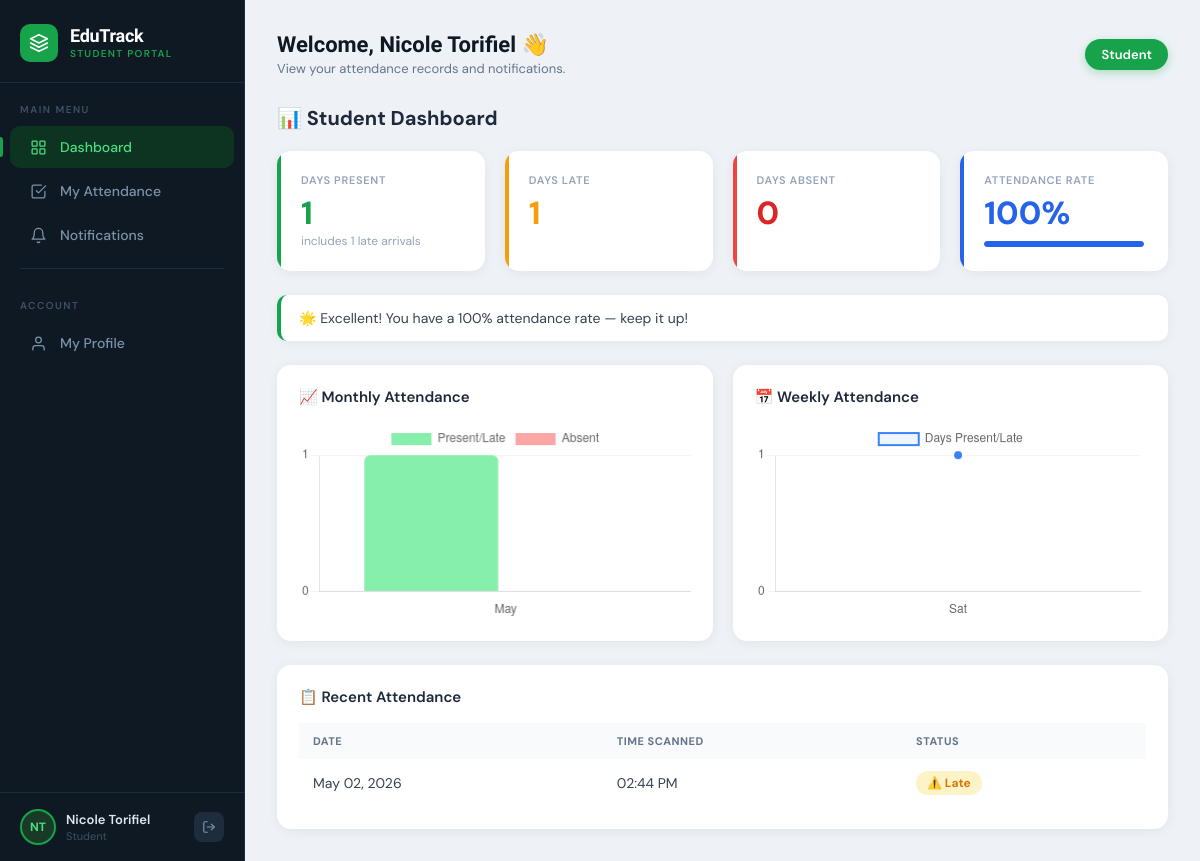
/student_dashboard.php (signed in), run on an earlier commit of the app's database.
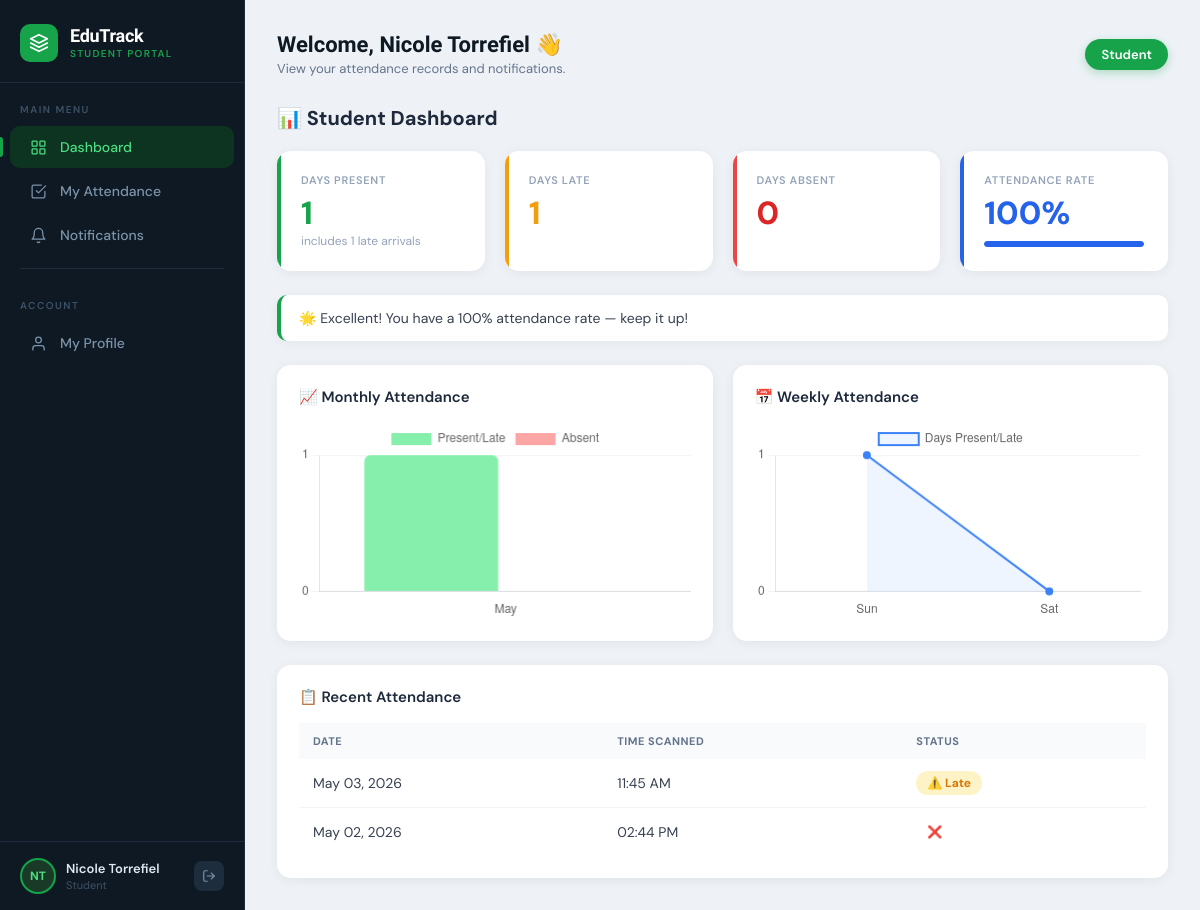
And on a later commit of the database.
### tables this page shows
CREATE TABLE `attendance` (
  `id` int(11) NOT NULL,
  `student_id` int(11) NOT NULL,
  `scan_date` date NOT NULL,
  `scan_time` time NOT NULL,
  `status` enum('on_time','late') DEFAULT 'on_time',
  `date_added` datetime DEFAULT current_timestamp(),
  `created_at` datetime DEFAULT current_timestamp()
);

### student_dashboard.php (the view, shortened to what the changed rows need)
<?php
include 'includes/db.php';
$name       = $_SESSION['name'];
$page       = $_GET['page'] ?? 'dashboard';
$student_id = $_SESSION['user_id'];
$sq = $conn->prepare("SELECT fullname, email, parent_email, qr_code, qr_token FROM users WHERE id = ?");
$sq->bind_param("i", $student_id);
$sq->execute();
$me = $sq->get_result()->fetch_assoc();
$aq = $conn->prepare("SELECT COALESCE(SUM(status='present'),0) AS present, COALESCE(SUM(status='absent'),0) AS absent FROM attendance WHERE student_id = ?");
$aq->bind_param("i", $student_id);
$aq->execute();
$my_att = $aq->get_result()->fetch_assoc();
$has_qr = !empty($me['qr_code']) && !empty($me['qr_token']);
$words    = array_slice(explode(' ', $name), 0, 2);
$initials = strtoupper(implode('', array_map(fn($w) => $w[0], $words)));
$ava_colors = ['#3b82f6','#16a34a','#be185d','#9333ea','#ea580c','#0891b2'];
$avatar_bg  = $ava_colors[$student_id % count($ava_colors)];
?>
<!DOCTYPE html>
<html lang="en">
<head>
</head>
<body>
<div class="sidebar">
    <div class="sidebar-footer">
        <div class="user-card">
            <div class="user-info">
                <div class="user-name"><?= htmlspecialchars($name) ?></div>
                <div class="user-role">Student</div>
            </div>
        </div>
    </div>
</div>
<div class="main">
    <div class="header">
        <div>
            <div class="welcome">
                <?= $page === 'profile' ? 'My Profile 👤' : 'Welcome, ' . htmlspecialchars($name) . ' 👋' ?>
            </div>
            <div class="welcome-sub">
                <?= $page === 'profile'
                    ? 'Your account credentials and QR attendance code.'
                    : 'View your attendance records and notifications.' ?>
            </div>
        </div>
    </div>
    <?php if ($page === 'profile'): ?>
    <div class="profile-wrap">
        <div class="profile-card">
            <div class="profile-card-top">
                <div class="profile-big-avatar" style="background:<?= $avatar_bg ?>;"><?= $initials ?></div>
                <div class="profile-fullname"><?= htmlspecialchars($me['fullname']) ?></div>
                <div style="margin-top:6px;"><span class="profile-role-pill">✔ Student</span></div>
            </div>
            <div class="cred-list">
                <div class="cred-item">
                    <div class="cred-icon ci-blue">👤</div>
                    <div class="cred-details">
                        <div class="cred-label">Full Name</div>
                        <div class="cred-value"><?= htmlspecialchars($me['fullname']) ?></div>
                    </div>
                </div>
                <div class="cred-item">
                    <div class="cred-icon ci-green">✉️</div>
                    <div class="cred-details">
                        <div class="cred-label">Student Email (Login)</div>
                        <div class="cred-value"><?= htmlspecialchars($me['email']) ?></div>
                    </div>
                </div>
                <div class="cred-item">
                    <div class="cred-icon ci-amber">📧</div>
                    <div class="cred-details">
                        <div class="cred-label">Parent Email</div>
                        <?php if (!empty($me['parent_email'])): ?>
                            <div class="cred-value"><?= htmlspecialchars($me['parent_email']) ?></div>
                        <?php else: ?>
                            <div class="cred-value" style="color:#f59e0b;font-style:italic;">Not set</div>
                        <?php endif; ?>
                    </div>
                </div>
                <div class="cred-item">
                    <div class="cred-icon ci-purple">🔒</div>
                    <div class="cred-details">
                        <div class="cred-label">Password</div>
                        <div class="cred-masked">••••••••</div>
                    </div>
                </div>
                <?php
                    $total = $my_att['present'] + $my_att['absent'];
                    $rate  = $total > 0 ? round(($my_att['present'] / $total) * 100) : 0;
                ?>
                <div class="cred-item">
                    <div class="cred-icon ci-green">📊</div>
                    <div class="cred-details">
                        <div class="cred-label">Attendance</div>
                        <div class="cred-value">
                            <span style="color:#15803d;font-weight:600;"><?= $my_att['present'] ?> present</span>
                            &nbsp;/&nbsp;
                            <span style="color:#b91c1c;font-weight:600;"><?= $my_att['absent'] ?> absent</span>
                            &nbsp;—&nbsp;<strong><?= $rate ?>%</strong>
                        </div>
                    </div>
                </div>
            </div>
        </div>
        <div class="qr-panel">
            <div class="qr-panel-header">
                <div class="qr-panel-title">
                    <svg width="15" height="15" viewBox="0 0 24 24" fill="none" stroke="#7c3aed" stroke-width="2.5" stroke-linecap="round"><rect x="3" y="3" width="5" height="5" rx="1"/><rect x="16" y="3" width="5" height="5" rx="1"/><rect x="3" y="16" width="5" height="5" rx="1"/><path d="M16 16h2v2h-2zM18 20v-2M20 18h-2"/></svg>
                    My QR Attendance Code
                </div>
                <?php if ($has_qr): ?>
                    <span class="qr-active-pill">✔ Active</span>
                <?php else: ?>
                    <span class="qr-no-pill">⚠ Not Assigned</span>
                <?php endif; ?>
            </div>
            <div class="qr-panel-body">
                <?php if ($has_qr): ?>
                <div class="qr-display-grid">
                    <div>
                        <img src="<?= htmlspecialchars($me['qr_code']) ?>"
                             class="qr-big-img" alt="My QR Code"
                             title="Click to enlarge"
                             onclick="openStuQrModal()">
                        <div class="qr-click-hint">click to enlarge</div>
                    </div>
                    <div>
                        <div class="qr-info-title">Your Attendance QR</div>
                        <div class="qr-info-desc">
                            Show this QR code to your teacher when attending class.
                            Each scan logs your attendance automatically.
                            Do not share this code with others.
                        </div>
                        <div class="qr-token-box">
                            <strong>Token:</strong> <?= htmlspecialchars($me['qr_token']) ?>
                        </div>
                        <div class="qr-action-row">
                            <button class="btn-enlarge" onclick="openStuQrModal()">
                                <svg width="11" height="11" viewBox="0 0 24 24" fill="none" stroke="currentColor" stroke-width="2.5" stroke-linecap="round"><path d="M15 3h6v6M9 21H3v-6M21 3l-7 7M3 21l7-7"/></svg>
                                Enlarge
                            </button>
                            <a href="<?= htmlspecialchars($me['qr_code']) ?>" target="_blank" class="btn-download">
                                ⬇ Download
                            </a>
                        </div>
                    </div>
                </div>
                <?php else: ?>
                <div class="no-qr-state">
                    <div class="no-qr-icon">📲</div>
                    <div class="no-qr-title">No QR Code Assigned</div>
                    <div class="no-qr-desc">Your QR code hasn't been generated yet.<br>Please contact your administrator to request one.</div>
                </div>
                <?php endif; ?>
            </div>
        </div>
    </div>
    <?php elseif ($page == 'dashboard'): ?>
        <?php include 'student_pages/dashboard.php'; ?>
    <?php elseif($page == 'attendance'): ?>
        <?php include 'student_pages/attendance.php'; ?>
    <?php elseif($page == 'notifications'): ?>
        <?php include 'student_pages/notifications.php'; ?>
    <?php elseif($page == 'notif_count'): ?>
        <?php include 'student_pages/notif_count.php'; ?>
    <?php endif; ?>
</div>
</body>
</html>

### student_pages/dashboard.php (shortened to what the changed rows need)
<?php
include 'includes/db.php';
$user_id = $_SESSION['user_id'];
$present = $conn->query("
    SELECT COUNT(*) as total
    FROM attendance
    WHERE student_id='$user_id' AND status IN ('present','late')
")->fetch_assoc()['total'];
$late = $conn->query("
    SELECT COUNT(*) as total
    FROM attendance
    WHERE student_id='$user_id' AND status='late'
")->fetch_assoc()['total'];
$absent = $conn->query("
    SELECT COUNT(*) as total
    FROM attendance
    WHERE student_id='$user_id' AND status='absent'
")->fetch_assoc()['total'];
$total = $present + $absent;
$rate  = $total > 0 ? round(($present / $total) * 100) : 0;
$recent = $conn->query("
    SELECT scan_date, scan_time, status
    FROM attendance
    WHERE student_id='$user_id'
    ORDER BY scan_date DESC, scan_time DESC
    LIMIT 5
");
$monthly = $conn->query("
    SELECT
        DATE_FORMAT(scan_date, '%b') as month,
        MONTH(scan_date) as month_num,
        SUM(status IN ('present','late')) as present,
        SUM(status='absent') as absent
    FROM attendance
    WHERE student_id='$user_id'
    GROUP BY MONTH(scan_date), DATE_FORMAT(scan_date, '%b')
    ORDER BY month_num
");
$months = []; $presentData = []; $absentData = [];
while ($m = $monthly->fetch_assoc()) {
    $months[]      = $m['month'];
    $presentData[] = (int)$m['present'];
    $absentData[]  = (int)$m['absent'];
}
$weekly = $conn->query("
    SELECT
        DATE_FORMAT(scan_date, '%a') as day,
        DAYOFWEEK(scan_date) as dow,
        SUM(status IN ('present','late')) as present
    FROM attendance
    WHERE student_id='$user_id'
    GROUP BY DAYOFWEEK(scan_date), DATE_FORMAT(scan_date, '%a')
    ORDER BY dow
");
$days = []; $weekData = [];
while ($w = $weekly->fetch_assoc()) {
    $days[]     = $w['day'];
    $weekData[] = (int)$w['present'];
}
?>
<div class="section-title">📊 Student Dashboard</div>
<div class="stat-cards">
    <div class="stat-card green">
        <h4>Days Present</h4>
        <div class="stat-value"><?= $present ?></div>
        <div class="stat-sub">includes <?= $late ?> late arrival<?= $late !== 1 ? 's' : '' ?></div>
    </div>
    <div class="stat-card amber">
        <h4>Days Late</h4>
        <div class="stat-value"><?= $late ?></div>
    </div>
    <div class="stat-card red">
        <h4>Days Absent</h4>
        <div class="stat-value"><?= $absent ?></div>
    </div>
    <div class="stat-card blue">
        <h4>Attendance Rate</h4>
        <div class="stat-value"><?= $rate ?>%</div>
        <div class="progress">
            <div class="progress-bar" style="width:<?= $rate ?>%"></div>
        </div>
    </div>
</div>
<?php
if ($total === 0):
?>
<div class="insight-box ok">📭 No attendance records yet. Records will appear once you start scanning your QR code.</div>
<?php elseif ($rate >= 90): ?>
<div class="insight-box good">🌟 Excellent! You have a <?= $rate ?>% attendance rate — keep it up!</div>
<?php elseif ($rate >= 75): ?>
<div class="insight-box ok">👍 Good — <?= $rate ?>% attendance. Try to be more consistent to stay on track.</div>
<?php elseif ($rate >= 50): ?>
<div class="insight-box warn">⚠️ Your attendance is at <?= $rate ?>%. Improvement is needed to avoid academic issues.</div>
<?php else: ?>
<div class="insight-box danger">🚨 Critical: Only <?= $rate ?>% attendance. Please contact your teacher or adviser immediately.</div>
<?php endif; ?>
<div class="charts-grid">
    <div class="chart-card">
        <h3>📈 Monthly Attendance</h3>
        <canvas id="monthlyChart"></canvas>
    </div>
    <div class="chart-card">
        <h3>📅 Weekly Attendance</h3>
        <canvas id="weeklyChart"></canvas>
    </div>
</div>
<div class="table-card">
    <h3>📋 Recent Attendance</h3>
    <table class="data-table">
        <thead>
            <tr>
                <th>Date</th>
                <th>Time Scanned</th>
                <th>Status</th>
            </tr>
        </thead>
        <tbody>
        <?php if ($recent->num_rows > 0): ?>
            <?php while ($r = $recent->fetch_assoc()): ?>
            <tr>
                <td><?= date('M d, Y', strtotime($r['scan_date'])) ?></td>
                <td><?= $r['status'] === 'absent' ? '—' : date('h:i A', strtotime($r['scan_time'])) ?></td>
                <td>
                    <span class="badge <?= $r['status'] ?>">
                        <?= $r['status'] === 'present' ? '✅' : ($r['status'] === 'late' ? '⚠️' : '❌') ?>
                        <?= ucfirst($r['status']) ?>
                    </span>
                </td>
            </tr>
            <?php endwhile; ?>
        <?php else: ?>
            <tr><td colspan="3" style="text-align:center;color:#9ca3af;padding:24px;">No records yet</td></tr>
        <?php endif; ?>
        </tbody>
    </table>
</div>
<script>
const chartDefaults = {
    responsive: true,
    plugins: { legend: { position: 'top' } },
    scales: {
        x: { grid: { display: false } },
        y: { beginAtZero: true, ticks: { stepSize: 1 }, grid: { color: '#f1f5f9' } }
    }
};
new Chart(document.getElementById("monthlyChart"), {
    type: 'bar',
    data: {
        labels: <?= json_encode($months) ?>,
        datasets: [
            { label: 'Present/Late', data: <?= json_encode($presentData) ?>, backgroundColor: '#86efac', borderRadius: 6 },
            { label: 'Absent',       data: <?= json_encode($absentData) ?>,  backgroundColor: '#fca5a5', borderRadius: 6 }
        ]
    },
    options: chartDefaults
});
new Chart(document.getElementById("weeklyChart"), {
    type: 'line',
    data: {
        labels: <?= json_encode($days) ?>,
        datasets: [{
            label: 'Days Present/Late',
            data: <?= json_encode($weekData) ?>,
            borderColor: '#3b82f6',
            backgroundColor: 'rgba(59,130,246,0.08)',
            borderWidth: 2,
            pointBackgroundColor: '#3b82f6',
            tension: 0.4,
            fill: true
        }]
    },
    options: chartDefaults
});
</script>

What changed in the data, as far as the page shows it:
added attendance: scan_date "May 03, 2026", scan_time "11:45 AM", status "Late"
changed attendance "May 02, 2026": status "Late" → (not shown); status "⚠️" → "❌"
Also different on the page:
$name: "Nicole Torifiel" → "Nicole Torrefiel"
chart data {{ json_encode($weekData) }}: [1] → [1,0]
